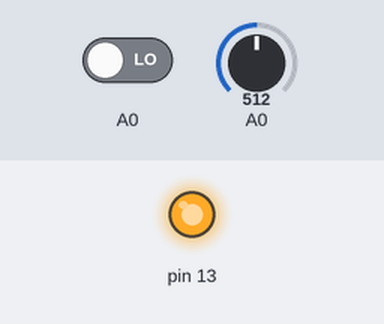
This sketch was run on a simulated Arduino Uno, built with avr-gcc and run on an emulated ATmega328P. On the bench: output pins drawn as LEDs (lit = HIGH). Inputs (shaded band) come from the test bench; at power-on: A0 LOW, A0 = 512. What the sketch prints to the serial monitor is not drawn.

Above: at 0.1 s.
Timing chart, 0 to 1.6 s (numbered marks = the images above):
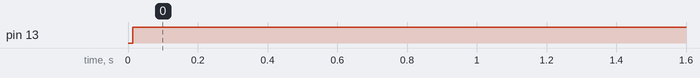

Measured:
- by itself, pin 13: LOW → HIGH at 0.01 s

The sketch:

sketch_jan28a.ino
```cpp
/*
  ScrollingGraph
 Peter Corbett 2013
 Adapted from Graph, adjusted to give nice constant timing.

 created 2006
 by David A. Mellis
 modified 9 Apr 2012
 by Tom Igoe and Scott Fitzgerald

 http://www.arduino.cc/en/Tutorial/Graph
 */

long t;
int mt;
int mut;

void setup() {
  Serial.begin(9600);
  t = micros();
  // Milliseconds to delay
  mt = 0;
  // Microseconds to delay
  mut = 500;
  // It doesn't like taking less than 500 microseconds per
  // cycle - i.e. 2kHz. Possibly this could be increased
  // with more efficient serial (or other) communication.
  // Set up an LED to say if we're taking too long.
  pinMode(13, OUTPUT);
  digitalWrite(13,LOW);
}

void loop() {
  Serial.println(digitalRead(A0));
if(analogRead(A0) > 50){
  digitalWrite(12, HIGH);
}
else{
  digitalWrite(12, LOW);
}
  // Book our next reading

  t += (1000L * mt) + mut;
  // Wait some number of milliseconds, as delayMicroseconds
  // doesn't like long waits
  if(mt > 1) delay(mt-1);
  if(micros() > t) {
    // Use the pin 13 LED for emergencies
    digitalWrite(13, HIGH);
    t = micros() + mut;
  }
  // OK, now we've delayed enough milliseconds, delaying to
  // the correct microsecond should work
  delayMicroseconds(t - micros());
}
```
